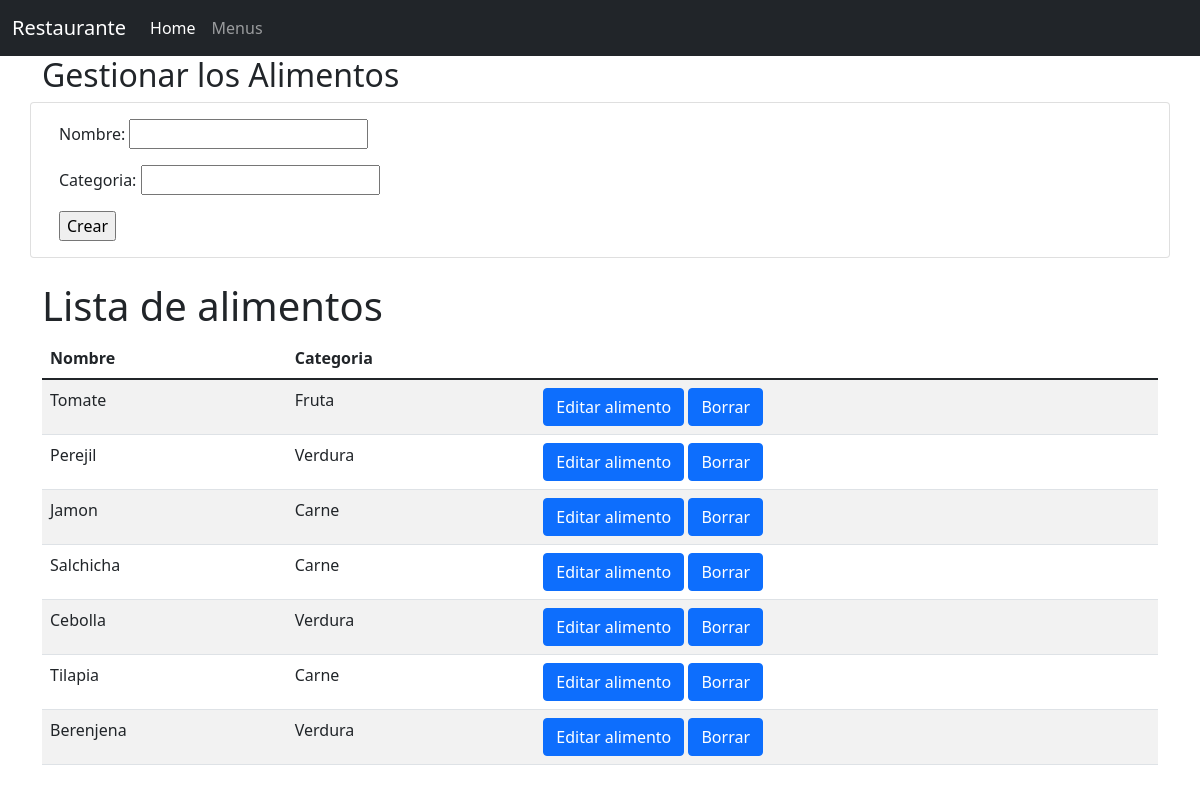
Screenshot of /alimentos with the database file from the repository.
### sazonunivalle/models.py (models this page shows, shortened)
class Alimento(models.Model):
    nombre = models.CharField(max_length=20)
    categoria = models.CharField(max_length=20)

### sazonunivalle/views.py (the view)
# urls.py: path('alimentos',gestionaralimentos,name="gestionaralimentos"),
def gestionaralimentos(request):
    alimentos = Alimento.objects.all()
    form = AlimentoForm()
    if request.POST:
        if request.method =='POST':
            form = AlimentoForm(request.POST)
            if form.is_valid():
                form.save()
    context = {
        "alimentos":alimentos,
        'form':form
    }
    return render(request,"gestionaralimentos.html",context)

### sazonunivalle/forms.py
class AlimentoForm(ModelForm):
    class Meta:
        model = Alimento
        fields = '__all__'

### sazonunivalle/templates/gestionaralimentos.html (shortened to what this page needs)
{% extends 'base.html' %}
{% block principal %}
<div class="row">
    <h2>Gestionar los Alimentos</h2>
    <div class="card">
        <div class="card-body">
            <form action="" method="post">{% csrf_token %}
            {{form.as_p}}
            <input type="submit" name="Crear" value="Crear">
            </form>
        </div>
    </div>
    <div class="table-responsive py-4">
        <h1>Lista de alimentos</h1>
        <table class="table table-striped">
            <thead>
                <tr>
                    <th>Nombre</th>
                    <th>Categoria</th>
                </tr>
                <tbody>
                    {% for a in alimentos %}
                    <tr>
                        <td>{{a.nombre}}</td>
                        <td>{{a.categoria}}</td>
                        <td>
                            <a class="btn btn-primary" href="{% url 'edicionalimento' id=a.id%}">Editar alimento</a>
                            <a class="btn btn-primary" href="{% url 'borradoalimento' id=a.id%}">Borrar</a>
                        </td>
                    </tr>
                    {% endfor %}
                </tbody>
            </thead>
        </table>
    </div>
</div>
{% endblock %}

### rows the page displays
Alimento: nombre "Tomate", categoria "Fruta"
Alimento: nombre "Perejil", categoria "Verdura"
Alimento: nombre "Jamon", categoria "Carne"
Alimento: nombre "Salchicha", categoria "Carne"
Alimento: nombre "Cebolla", categoria "Verdura"
Alimento: nombre "Tilapia", categoria "Carne"
Alimento: nombre "Berenjena", categoria "Verdura"
